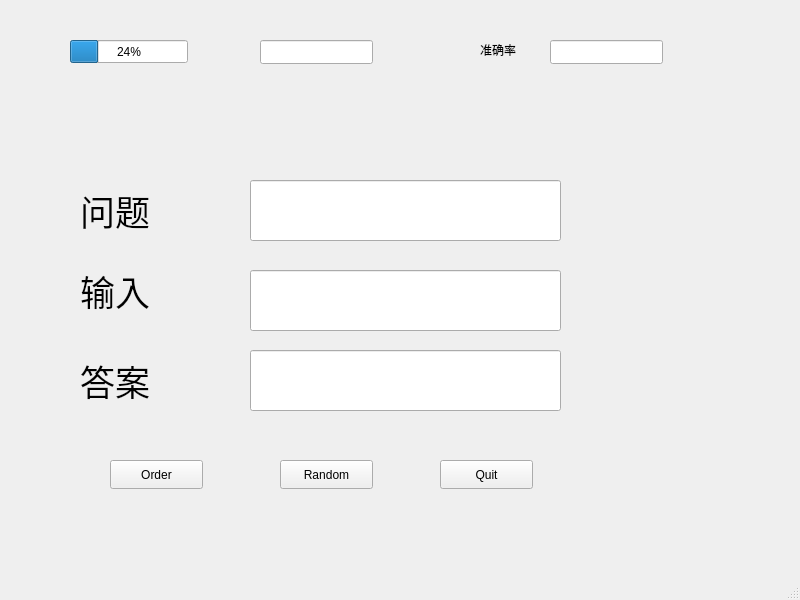
<?xml version="1.0" encoding="UTF-8"?>
<ui version="4.0">
 <class>MainWindow</class>
 <widget class="QMainWindow" name="MainWindow">
  <property name="geometry">
   <rect>
    <x>0</x>
    <y>0</y>
    <width>800</width>
    <height>600</height>
   </rect>
  </property>
  <property name="windowTitle">
   <string>MainWindow</string>
  </property>
  <widget class="QWidget" name="centralwidget">
   <widget class="QProgressBar" name="progressBar">
    <property name="geometry">
     <rect>
      <x>70</x>
      <y>40</y>
      <width>118</width>
      <height>23</height>
     </rect>
    </property>
    <property name="value">
     <number>24</number>
    </property>
   </widget>
   <widget class="QLineEdit" name="InputLine">
    <property name="geometry">
     <rect>
      <x>250</x>
      <y>270</y>
      <width>311</width>
      <height>61</height>
     </rect>
    </property>
    <property name="font">
     <font>
      <family>Times New Roman</family>
      <pointsize>20</pointsize>
     </font>
    </property>
    <property name="text">
     <string/>
    </property>
   </widget>
   <widget class="QPushButton" name="OrderButton">
    <property name="geometry">
     <rect>
      <x>110</x>
      <y>460</y>
      <width>93</width>
      <height>29</height>
     </rect>
    </property>
    <property name="text">
     <string>Order</string>
    </property>
   </widget>
   <widget class="QPushButton" name="RandomButton">
    <property name="geometry">
     <rect>
      <x>280</x>
      <y>460</y>
      <width>93</width>
      <height>29</height>
     </rect>
    </property>
    <property name="text">
     <string>Random</string>
    </property>
   </widget>
   <widget class="QLabel" name="label">
    <property name="geometry">
     <rect>
      <x>80</x>
      <y>260</y>
      <width>111</width>
      <height>61</height>
     </rect>
    </property>
    <property name="font">
     <font>
      <pointsize>26</pointsize>
     </font>
    </property>
    <property name="text">
     <string>输入</string>
    </property>
   </widget>
   <widget class="QPushButton" name="QuitButton">
    <property name="geometry">
     <rect>
      <x>440</x>
      <y>460</y>
      <width>93</width>
      <height>29</height>
     </rect>
    </property>
    <property name="text">
     <string>Quit</string>
    </property>
   </widget>
   <widget class="QLineEdit" name="OutputLine">
    <property name="geometry">
     <rect>
      <x>250</x>
      <y>350</y>
      <width>311</width>
      <height>61</height>
     </rect>
    </property>
    <property name="font">
     <font>
      <family>Times New Roman</family>
      <pointsize>20</pointsize>
     </font>
    </property>
   </widget>
   <widget class="QLabel" name="label_2">
    <property name="geometry">
     <rect>
      <x>80</x>
      <y>180</y>
      <width>111</width>
      <height>61</height>
     </rect>
    </property>
    <property name="font">
     <font>
      <pointsize>26</pointsize>
     </font>
    </property>
    <property name="text">
     <string>问题</string>
    </property>
   </widget>
   <widget class="QLabel" name="label_3">
    <property name="geometry">
     <rect>
      <x>80</x>
      <y>350</y>
      <width>111</width>
      <height>61</height>
     </rect>
    </property>
    <property name="font">
     <font>
      <pointsize>26</pointsize>
     </font>
    </property>
    <property name="text">
     <string>答案</string>
    </property>
   </widget>
   <widget class="QLineEdit" name="QuestionLine">
    <property name="geometry">
     <rect>
      <x>250</x>
      <y>180</y>
      <width>311</width>
      <height>61</height>
     </rect>
    </property>
    <property name="font">
     <font>
      <family>Times New Roman</family>
      <pointsize>20</pointsize>
     </font>
    </property>
    <property name="text">
     <string/>
    </property>
   </widget>
   <widget class="QLineEdit" name="Fileline">
    <property name="geometry">
     <rect>
      <x>260</x>
      <y>40</y>
      <width>113</width>
      <height>24</height>
     </rect>
    </property>
   </widget>
   <widget class="QLabel" name="label_4">
    <property name="geometry">
     <rect>
      <x>480</x>
      <y>40</y>
      <width>69</width>
      <height>20</height>
     </rect>
    </property>
    <property name="text">
     <string>准确率</string>
    </property>
   </widget>
   <widget class="QLineEdit" name="lineEdit">
    <property name="geometry">
     <rect>
      <x>550</x>
      <y>40</y>
      <width>113</width>
      <height>24</height>
     </rect>
    </property>
   </widget>
  </widget>
  <widget class="QMenuBar" name="menubar">
   <property name="geometry">
    <rect>
     <x>0</x>
     <y>0</y>
     <width>800</width>
     <height>26</height>
    </rect>
   </property>
  </widget>
  <widget class="QStatusBar" name="statusbar"/>
 </widget>
 <resources/>
 <connections/>
</ui>
